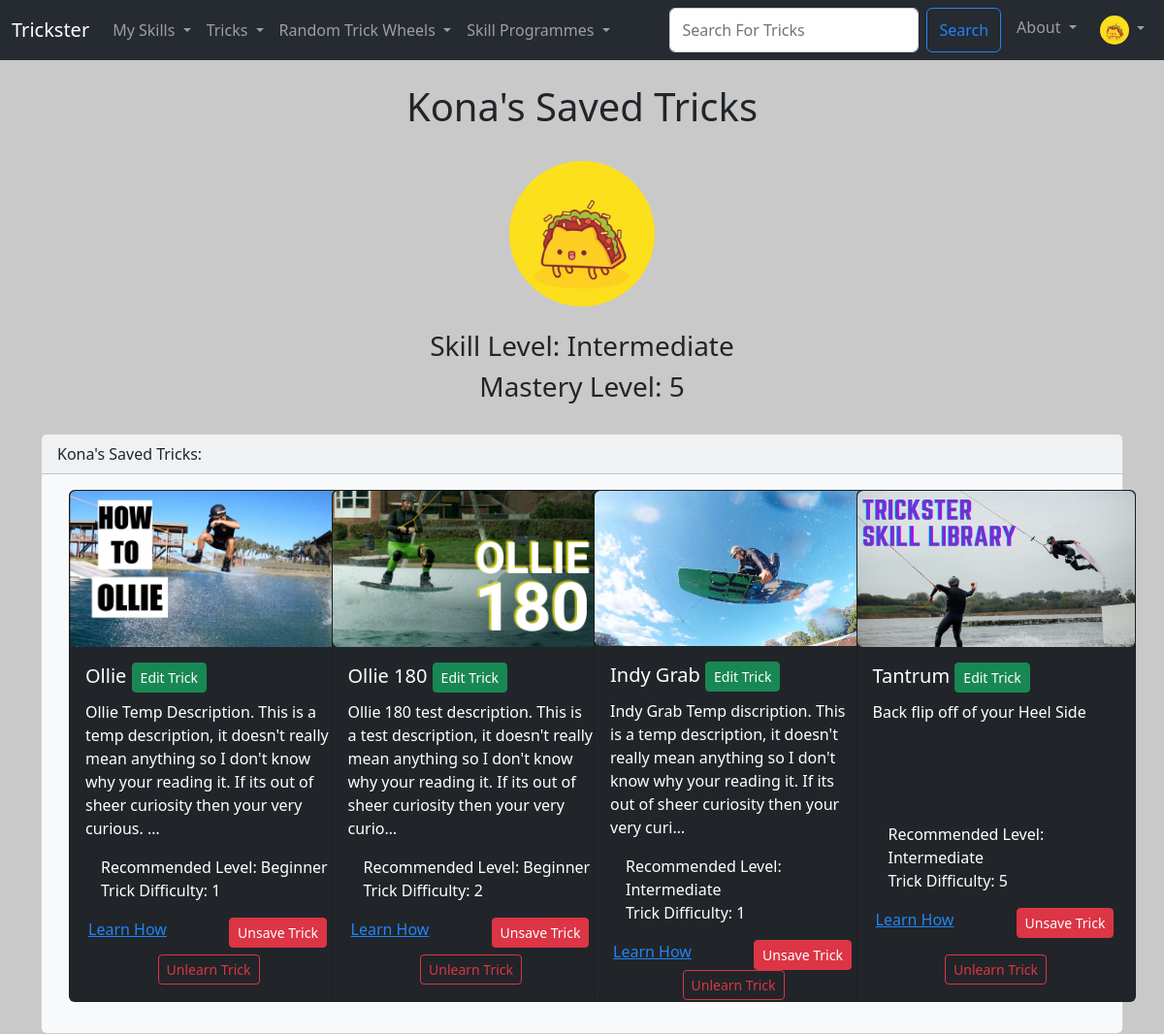
The app's page /Users/my_saved_tricks/1 (signed in), older data.
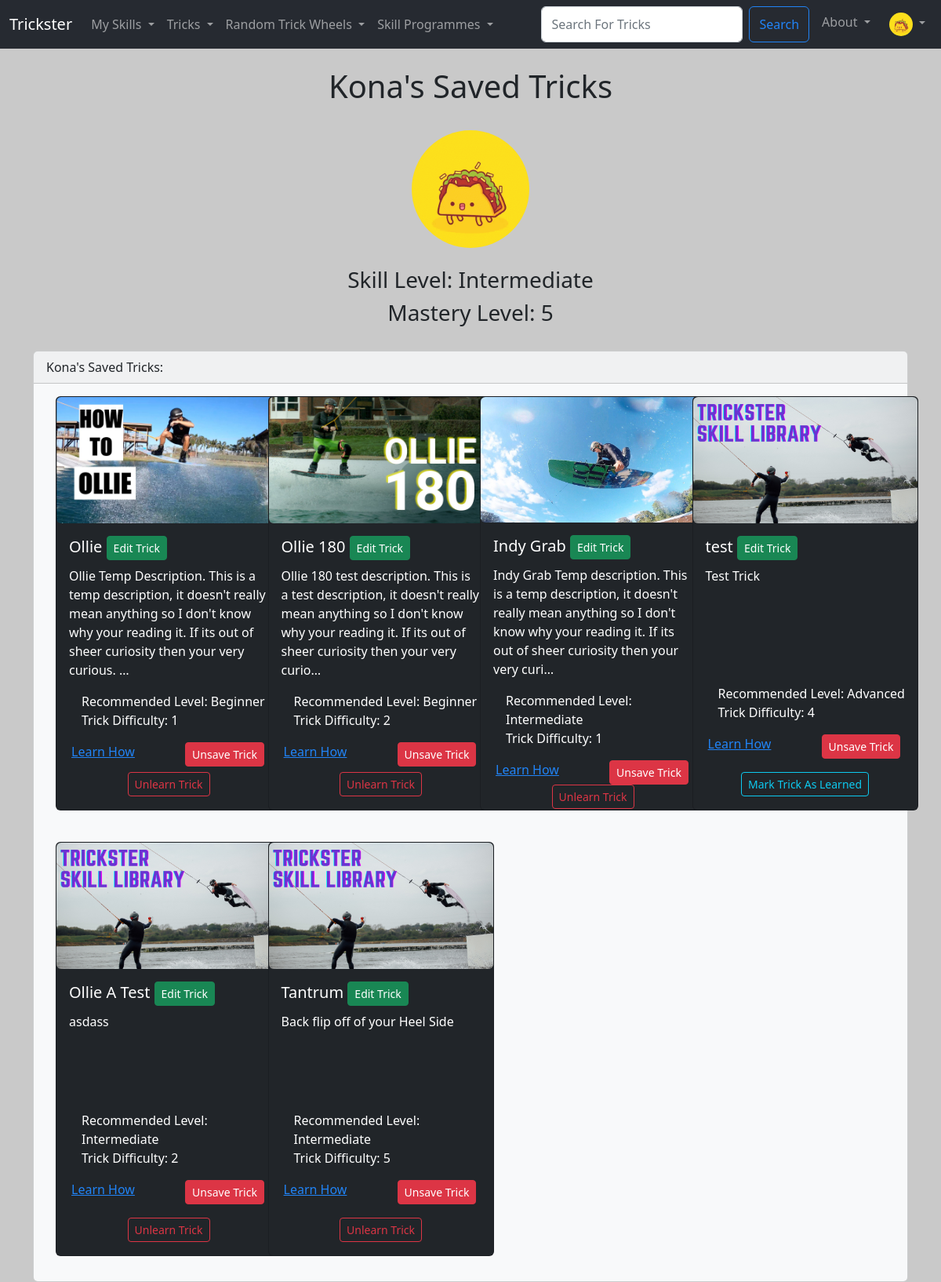
The same page, newer data.
### TricksterMain/models.py (models this page shows)
class Trick (models.Model):
    TrickID = models.AutoField(primary_key=True)
    TrickName = models.CharField(max_length=25)
    TrickDiscription = models.TextField(blank=True)
    TrickHowTo = models.TextField(blank=True)
    TrickRecLevel = models.ForeignKey(SkillLevel, blank=True, null=True, on_delete=models.CASCADE)
    TrickDifficulty = models.PositiveIntegerField(null=True, validators=[MinValueValidator(1), MaxValueValidator(10)])
    TrickImg = models.ImageField(null=True, blank=True, upload_to="images/")
    def __str__(self):
        return self.TrickName

class SkillLevel (models.Model):
    SkillLevelID = models.AutoField(primary_key=True)
    SkillLevelName = models.CharField(max_length=25)
    def __str__(self):
        return self.SkillLevelName

### Users/views.py (the view)
# urls.py: path('my_saved_tricks/<int:pk>', views.my_saved_tricks, name="my-saved-tricks"),
def my_saved_tricks(request, pk):
  if request.user.is_authenticated:
    profile = User_Profile.objects.get(User_id=pk)
    return render(request, 'user_pages/my_saved_tricks.html', {'profile': profile})
  else:
    messages.error(request, ("You Must Be Logged In To See This Page!"))
    return redirect('home')

### Users/templates/user_pages/my_saved_tricks.html (shortened to what this page needs)
{% extends 'main/base.html' %}
{% load static %}
{% block content  %}
{% if profile %}
  <div class="container text-center">
    <h1>{{ profile.User.FirstName }}'s Saved Tricks</h1>
    {% if profile.ProfilePhoto %}
      <img
      class="rounded-circle"
      height="150"
      src="{{ profile.ProfilePhoto.url }}"
      alt="User Profile Image"
      />
    {% endif %}
    <h3>Skill Level: {{ profile.SkillLevel }}</h3>
    <h3>Mastery Level: {{ profile.UserDifficultyLevel }}</h3>
    </div>
    <div class="card text-dark bg-light">
      <div class="card-header">
        {{ profile.User.FirstName }}'s Saved Tricks:
      </div>
      <div class="card-body">
        <div class="container-md">
          <div class="row row-cols-1 row-cols-sm-2 row-cols-md-3 row-cols-xl-4 g-4">
            {% for trick in profile.SavedTricks.all %}
              <div class="col-sm">
                {% if user.is_authenticated %}
                  <div class="card text-bg-dark mb-3" style="width: 18rem; height: 33rem;">
                {% else %}
                  <div class="card text-bg-dark mb-3" style="width: 18rem; height: 30rem;">
                {% endif %}
                {% if trick.TrickImg %}
                  <img src="{{ trick.TrickImg.url }}" class="img-fluid rounded" alt="trick cover image">
                {% else %}
                  <img src="{% static 'trickster/images/TrickListDefault.png' %}" class="img-fluid rounded" alt="default trick cover image">
                {% endif %}
                <div class="card-body">
                  <h5 class="card-title">
                    {{ trick }}
                    {% if user.is_superuser %}
                    <a href="{% url 'update-trick' trick.TrickID %}" class="btn btn-success btn-sm">Edit Trick</a>
                    {% endif %}
                  </h5>
                  <p class="card-text">{{ trick.TrickDiscription|truncatechars:180 }}</p>
                </div>
                <ul class="list-group-dark list-group-flush">
                  <li class="list-group-item">Recommended Level: {{ trick.TrickRecLevel }}</li>
                  <li class="list-group-item">Trick Difficulty: {{ trick.TrickDifficulty }}</li>
                </ul>
                <div class="card-body-dark text-center gap-3" style="height: 3rem">
                  <div class="container">
                    <div class="row">
                      <div class="col-6">
                        <a href="{% url 'show-trick' trick.TrickID %}" class="card-link me-md-4">Learn How</a>
                      </div>
                      <div class="col-6">
                        {% include 'components/save_trick_button.html' with saved_tricks=request.user.user_profile.SavedTricks user=request.user trick=trick %}
                      </div>
                    </div>
                  </div>
                </div>
                <div class="card-body-dark text-center gap-3" style="height: 3rem">
                  {% include 'components/learned_trick_button.html' with learned_tricks=profile.LearnedTricks user=user trick=trick %}
                </div>
              </div>
            </div>
          {% endfor %}
        </div>
      </div>
    </div>
  </div>
{% endif %}
{% endblock %}

### TricksterMain/templates/components/save_trick_button.html (shortened to what this page needs)
{% if user.is_authenticated %}
  {% if trick in saved_tricks.all %}
    <form action="{% url 'unsave-trick' request.user.UserID %}" method="POST">
      <button type="submit", name="trick_id", value="{{trick.TrickID}}", class="btn btn-danger btn-sm">Unsave Trick</button>
    </form>
  {% else %}
    <form action="{% url 'save-trick' request.user.UserID %}" method="POST">
      {%  csrf_token %}
      <button type="submit", name="trick_id", value="{{trick.TrickID}}", class="btn btn-primary btn-sm">Save Trick</button>
    </form>
  {% endif %}
{% endif %}

### TricksterMain/templates/components/learned_trick_button.html (shortened to what this page needs)
{% if user.is_authenticated %}
  <div class="card-body-dark text-center gap-3" style="height: 3rem">
    {% if trick in learned_tricks.all %}
      <form action="{% url 'unlearn-trick' request.user.UserID %}" method="POST">
        <button type="submit", name="trick_id", value="{{trick.TrickID}}", class="btn btn-outline-danger btn-sm">Unlearn Trick</button>
      </form>
    {% else %}
      <form action="{% url 'learned-trick' request.user.UserID %}" method="POST">
        <button type="submit", name="trick_id", value="{{trick.TrickID}}", class="btn btn-outline-info btn-sm">Mark Trick As Learned</button>
      </form>
    {% endif %}
  </div>
{% endif %}

Row changes from the older to the newer data that the page shows:
changed Trick "Indy Grab": TrickDiscription "Indy Grab Temp discription. This is a temp…" → "Indy Grab Temp description. This is a temp…"
now on this page (row unchanged): Trick: TrickName "test", TrickDiscription "Test Trick", TrickRecLevel "Advanced", TrickDifficulty "4", {{ trick.TrickID }} 20 (drawn)
now on this page (row unchanged): Trick: TrickName "Ollie A Test", TrickDiscription "asdass", TrickRecLevel "Intermediate", TrickDifficulty "2", {{ trick.TrickID }} 22 (drawn)
